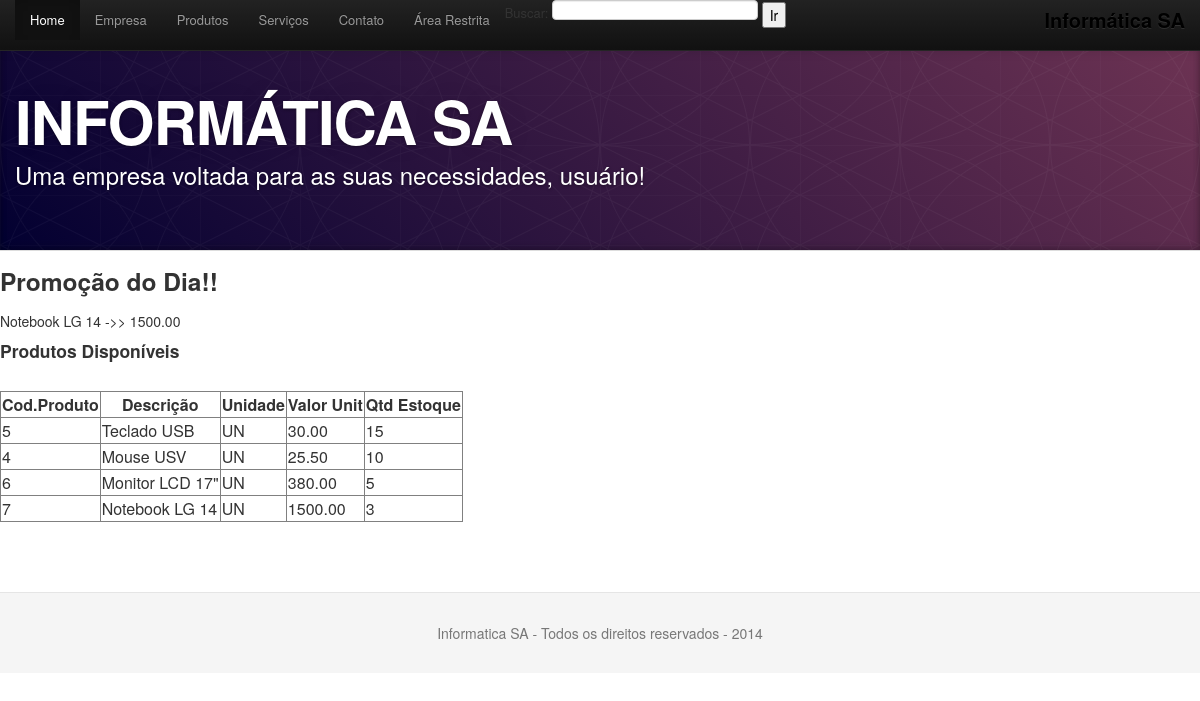
Before: /produtos.php with the older database file.
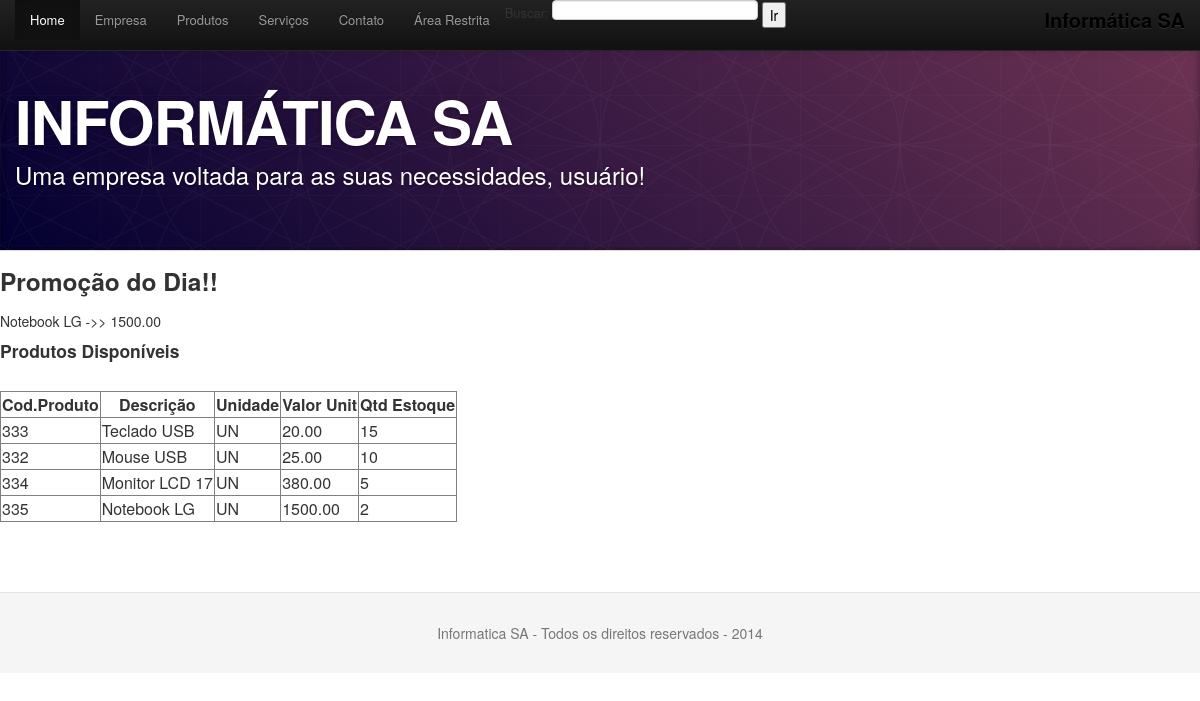
After: the same page with the newer database file.
### tables this page shows
CREATE TABLE `produtos` (
  `idprodutos` int(11) NOT NULL AUTO_INCREMENT,
  `descricao` varchar(50) DEFAULT NULL,
  `unidade` varchar(3) DEFAULT NULL,
  `valor_unit` decimal(9,2) DEFAULT NULL,
  `qtd_estoque` int(11) DEFAULT NULL,
  PRIMARY KEY (`idprodutos`)
);

### produtos.php (the view, shortened to what this page needs)
<?php require_once("header.php"); ?>
<?php require_once("menu.php"); ?>
<?php require_once ("conexao.php"); ?>
<?php
$sql = "select * from produtos order by qtd_estoque desc";
$stmt = $conexao->prepare($sql);
$stmt->execute();
$produtos = $stmt->fetchAll(PDO::FETCH_ASSOC);
$valor=1500;
$sql_promocao="select descricao,valor_unit from produtos where valor_unit = :valor";
$stmt_pro = $conexao->prepare($sql_promocao);
$stmt_pro->bindValue("valor",$valor);
$stmt_pro->execute();
$promoção = $stmt_pro->fetch(PDO::FETCH_ASSOC);
?>
<h3>Promoção do Dia!!</h3>
<?php
  echo $promoção['descricao']." ->> ".$promoção['valor_unit']."<br>";
?>
<h4>Produtos Disponíveis</h4>
<br>
<?php
echo "<table border='1'>
<tr>
<th>Cod.Produto</th>
<th>Descrição</th>
<th>Unidade</th>
<th>Valor Unit</th>
<th>Qtd Estoque</th>
</tr>";
foreach ($produtos as $produto){
  echo "<tr>";
  echo "<td>" . $produto['idprodutos'] . "</td>";
  echo "<td>" . $produto['descricao'] . "</td>";
  echo "<td>" . $produto['unidade'] . "</td>";
  echo "<td>" . $produto['valor_unit'] . "</td>";
  echo "<td>" . $produto['qtd_estoque'] . "</td>";
  echo "</tr>";
}
echo "</table>";
?>
<?php require_once("footer.php"); ?>

### header.php (shortened to what this page needs)
<html>
    <head>
        <link href="assets/css/bootstrap.css" rel="stylesheet">
        <link href="assets/css/bootstrap-responsive.css" rel="stylesheet">
        <link href="assets/css/docs.css" rel="stylesheet">
        <link href="assets/js/google-code-prettify/prettify.css" rel="stylesheet">
   <header class="jumbotron subhead" id="overview">
  <div class="container">
    <h1>INFORMÁTICA SA</h1>
    <p class="lead">Uma empresa voltada para as suas necessidades, usuário!</p>
  </div>
</header>
    </head>
    <body>

### menu.php (shortened to what this page needs)
<body data-spy="scroll" data-target=".bs-docs-sidebar">
    <div class="navbar navbar-inverse navbar-fixed-top">
      <div class="navbar-inner">
        <div class="container">
          <a class="brand" href="./index.php">Informática SA</a>
          <div class="nav-collapse collapse">
            <ul class="nav">
              <li class="active">
                  <a href="home">Home</a>
              </li>
              <li class="">
                <a href="empresa">Empresa</a>
              </li>
              <li class="">
                  <a href="produtos">Produtos</a>
              </li>
              <li class="">
                  <a href="servicos">Serviços</a>
              </li>
              <li class="">
                  <a href="contato">Contato</a>
              </li>
              <li class="">
                  <a href="../admin/login.php">Área Restrita</a>
              </li>
              <li class="">
                  <form name="busca" method="post" action="resultados.php">
                      Buscar: <input type="text" name="buscar" /> <input type="submit" value="Ir" />
                  </form>
              </li>
            </ul>
          </div>
        </div>
      </div>
    </div>

### footer.php
<footer class="footer">
      <div class="container">
        <p> <?php $data = date("Y");
              echo "<p>Informatica SA - Todos os direitos reservados - $data </p>";
            ?></p>
      </div>
</footer>

### assets/css/docs.css (style rules this page uses)
body { position: relative; padding-top: 40px; }
body > .navbar { font-size: 13px; }
body > .navbar .brand { padding-right: 0; padding-left: 0; margin-left: 20px; float: right; font-weight: bold; color: #000; text-shadow: 0 1px 0 rgba(255,255,255,.1), 0 0 30px rgba(255,255,255,.125); -webkit-transition: all .2s linear; -moz-transition: all .2s linear; transition: all .2s linear; }
.jumbotron { position: relative; padding: 40px 0; color: #fff; text-align: center; text-shadow: 0 1px 3px rgba(0,0,0,.4), 0 0 30px rgba(0,0,0,.075); background: #020031; background: -moz-linear-gradient(45deg, #020031 0%, #6d3353 100%); background: -webkit-gradient(linear, left bottom, right top, color-stop(0%,#020031), color-stop(100%,#6d3353)); background: -webkit-linear-gradient(45deg, #020031 0%,#6d3353 100%); background: -o-linear-gradient(45deg, #020031 0%,#6d3353 100%); background: -ms-linear-gradient(45deg, #020031 0%,#6d3353 100%); background: linear-gradient(45deg, #020031 0%,#6d3353 100%); filter: progid:DXImageTransform.Microsoft.gradient( startColorstr='#020031', endColorstr='#6d3353',GradientType=1 ); -webkit-box-shadow: inset 0 3px 7px rgba(0,0,0,.2), inset 0 -3px 7px rgba(0,0,0,.2); -moz-box-shadow: inset 0 3px 7px rgba(0,0,0,.2), inset 0 -3px 7px rgba(0,0,0,.2); box-shadow: inset 0 3px 7px rgba(0,0,0,.2), inset 0 -3px 7px rgba(0,0,0,.2); }
.jumbotron h1 { font-size: 80px; font-weight: bold; letter-spacing: -1px; line-height: 1; }
.jumbotron p { font-size: 24px; font-weight: 300; line-height: 1.25; margin-bottom: 30px; }
.jumbotron .container { position: relative; z-index: 2; }
.jumbotron:after { content: ''; display: block; position: absolute; top: 0; right: 0; bottom: 0; left: 0; background: url(../img/bs-docs-masthead-pattern.png) repeat center center; opacity: .4; }
.subhead { text-align: left; border-bottom: 1px solid #ddd; }
.subhead h1 { font-size: 60px; }
.subhead p { margin-bottom: 20px; }
.footer { text-align: center; padding: 30px 0; margin-top: 70px; border-top: 1px solid #e5e5e5; background-color: #f5f5f5; }
.footer p { margin-bottom: 0; color: #777; }

Changed rows visible on the page:
removed produtos: descricao "Notebook LG 14", valor_unit "1500.00", idprodutos "7", unidade "UN", qtd_estoque "3"
removed produtos: idprodutos "5", descricao "Teclado USB", unidade "UN", valor_unit "30.00", qtd_estoque "15"
removed produtos: idprodutos "4", descricao "Mouse USV", unidade "UN", valor_unit "25.50", qtd_estoque "10"
removed produtos: idprodutos "6", descricao "Monitor LCD 17\"", unidade "UN", valor_unit "380.00", qtd_estoque "5"
added produtos: descricao "Notebook LG", valor_unit "1500.00", idprodutos "335", unidade "UN", qtd_estoque "2"
added produtos: idprodutos "333", descricao "Teclado USB", unidade "UN", valor_unit "20.00", qtd_estoque "15"
added produtos: idprodutos "332", descricao "Mouse USB", unidade "UN", valor_unit "25.00", qtd_estoque "10"
added produtos: idprodutos "334", descricao "Monitor LCD 17", unidade "UN", valor_unit "380.00", qtd_estoque "5"
